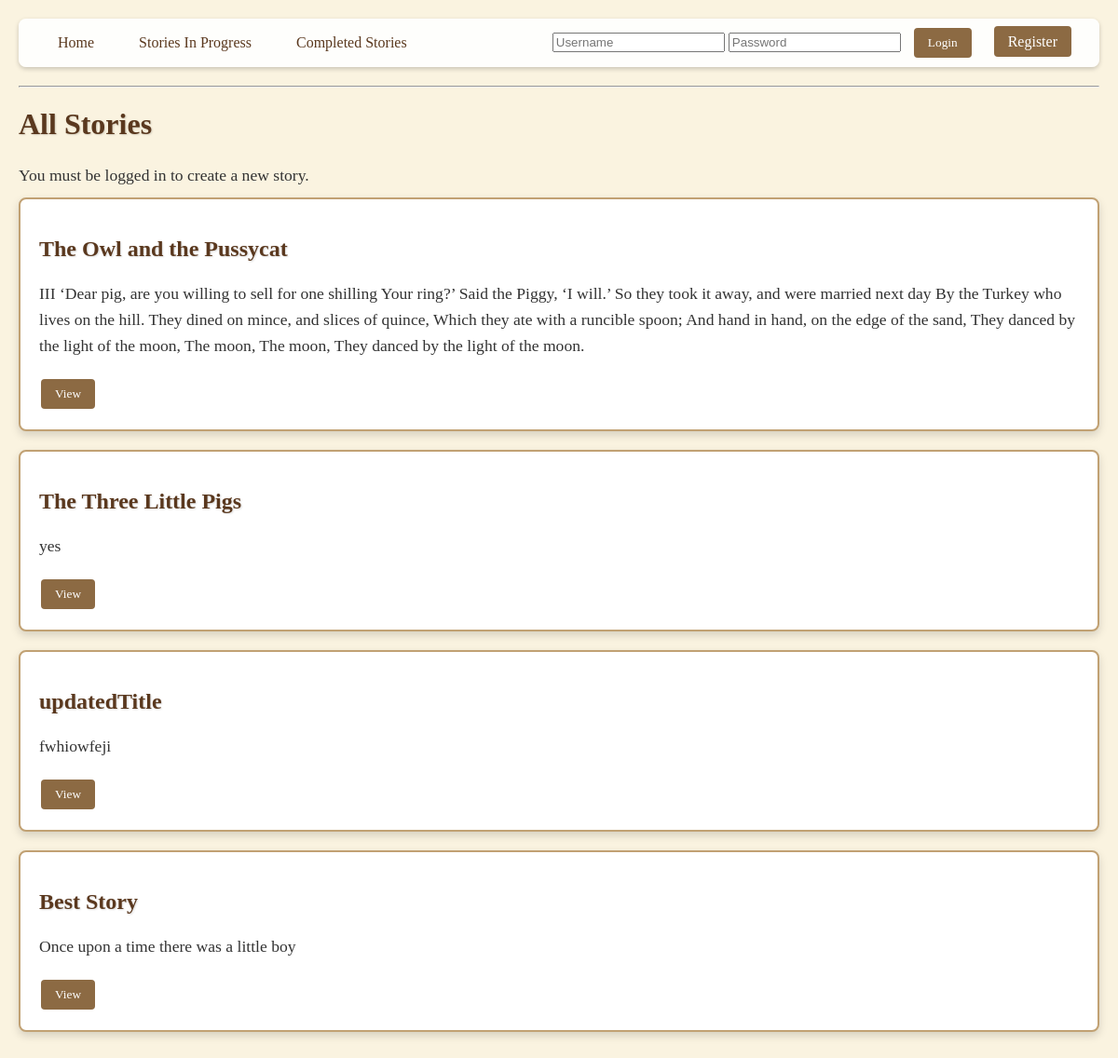
The page / on the database its author committed.
### tables this page shows
CREATE TABLE stories (
    id INTEGER PRIMARY KEY AUTOINCREMENT,
    title TEXT NOT NULL UNIQUE,
    status TEXT NOT NULL DEFAULT 'in_progress',
    creator_id INTEGER NOT NULL,
    FOREIGN KEY(creator_id) REFERENCES users(id)
);

CREATE TABLE edits (
    id INTEGER PRIMARY KEY AUTOINCREMENT,
    content TEXT NOT NULL,
    story_id INTEGER NOT NULL,
    user_id INTEGER NOT NULL,
    timestamp DATETIME NOT NULL,
    FOREIGN KEY(story_id) REFERENCES stories(id),
    FOREIGN KEY(user_id) REFERENCES users(id)
);

### __init__.py (the view)
@app.route('/')
def home():
    db = get_db()
    stories = db.execute("SELECT * FROM stories").fetchall()
    stories_with_edit = []
    for story in stories:
        last_edit = db.execute("SELECT * FROM edits WHERE story_id = ? ORDER BY timestamp DESC", (story['id'],)).fetchone()
        story_dict = dict(story)
        story_dict['last_edit'] = last_edit
        stories_with_edit.append(story_dict)
    return render_template('home.html', stories=stories_with_edit)

### __init__.py (called while the page is built)
def get_db():
    if 'db' not in g:
        g.db = sqlite3.connect(app.config['DATABASE'])
        g.db.row_factory = sqlite3.Row
    return g.db

def init_db():
    db = get_db()
    with app.open_resource('schema.sql') as f:
        db.executescript(f.read().decode('utf8'))
    db.commit()

@app.before_request
def ensure_tables():
    init_db()

@app.context_processor
def inject_helpers():
    return dict(has_contributed=lambda story, user: has_contributed(story['id'], user.id) if user and user.is_authenticated else False)

### templates/home.html (shortened to what this page needs)
<!DOCTYPE html>
<html lang="en">
<head>
</head>
<body>
{% extends "base.html" %}
{% block content %}
  <h1>All Stories</h1>
  {% if current_user.is_authenticated %}
    <div class="create-story-btn-container">
      <a href="{{ url_for('create_story') }}">
        <button class="btn">Create New Story</button>
      </a>
    </div>
  {% else %}
    <p>You must be logged in to create a new story.</p>
  {% endif %}
  <div>
    {% for story in stories %}
      <div class="card">
        <h2>{{ story.title }}</h2>
        {% if story.last_edit and story.last_edit.content|length > 0 %}
          {% if story.status == 'completed' or has_contributed(story, current_user) %}
            <p>{{ story.last_edit.content }}</p>
          {% else %}
            <p>{{ story.last_edit.content[:150] ~ ('...' if story.last_edit.content|length > 150 else '') }}</p>
          {% endif %}
        {% else %}
          <p>No content yet.</p>
        {% endif %}
        <div class="btn-group">
          <a href="{{ url_for('story_detail', story_id=story.id) }}"><button class="btn">View</button></a>
        </div>
      </div>
    {% endfor %}
  </div>
{% endblock %}

### templates/base.html (shortened to what this page needs)
<!DOCTYPE html>
<html lang="en">
<head>
  <link rel="stylesheet" href="{{ url_for('static', filename='styles.css') }}">
</head>
<body>
  <nav>
    <div class="nav-left">
      <a href="{{ url_for('home') }}">Home</a>
      <a href="{{ url_for('in_progress') }}">Stories In Progress</a>
      <a href="{{ url_for('completed') }}">Completed Stories</a>
    </div>
    <div class="nav-right">
      {% if current_user.is_authenticated %}
        <span>Hello, {{ current_user.username }}!</span>
        <form action="{{ url_for('logout') }}" method="GET" style="display:inline;">
          <button type="submit" class="btn">Logout</button>
        </form>
      {% else %}
        <form action="{{ url_for('login') }}" method="POST" style="display:inline;">
          <input type="text" name="username" placeholder="Username" required>
          <input type="password" name="password" placeholder="Password" required>
          <button type="submit" class="btn">Login</button>
        </form>
        <a href="{{ url_for('register') }}" class="btn">Register</a>
      {% endif %}
    </div>
  </nav>
  <hr>
  {% block content %}{% endblock %}
</body>
</html>

### static/styles.css (style rules this page uses)
body { background: url("https://www.transparenttextures.com/patterns/paper-fibers.png"), #faf3e0; background-size: cover; margin: 0; padding: 20px; font-family: "Merriweather", serif; color: #333; }
h1, h2 { font-family: "Cinzel Decorative", cursive; color: #5a381e; text-shadow: 1px 1px 2px rgba(0,0,0,0.15); }
p { margin: 0 0 10px; font-size: 1.1em; line-height: 1.6; }
nav { display: flex; justify-content: space-between; align-items: center; margin-bottom: 20px; background: rgba(255,255,255,0.9); padding: 10px 20px; border-radius: 8px; box-shadow: 0 2px 5px rgba(0, 0, 0, 0.2); }
.nav-left a, .nav-right a, .nav-right form button { color: #5a381e; text-decoration: none; margin: 0 10px; padding: 8px 12px; border-radius: 4px; transition: background 0.3s, transform 0.2s; }
.nav-right form button, .nav-right a.btn { background: #8c6a43; color: #fff; border: none; padding: 8px 15px; margin: 0 10px; border-radius: 4px; cursor: pointer; transition: background 0.3s, transform 0.2s; }
.btn { background: #8c6a43; color: #fff; border: none; padding: 8px 15px; margin: 2px; border-radius: 4px; cursor: pointer; transition: background 0.3s, transform 0.2s; font-family: inherit; }
.card { background: #fff; border: 2px solid #c1a173; border-image: url("https://www.transparenttextures.com/patterns/wood-pattern.png") 30 round; border-radius: 8px; box-shadow: 0 4px 10px rgba(0,0,0,0.15); padding: 20px; margin-bottom: 20px; transition: transform 0.2s, box-shadow 0.2s; }
.btn-group { margin-top: 10px; display: inline-block; }
.btn-group a, .btn-group button { margin-right: 5px; }

### rows shown on the page
stories: title "The Owl and the Pussycat", last_edit.content "III ‘Dear pig, are you willing to sell for one shilling Your ring?’ Said the Piggy, ‘I will.’ So they took it away, and were married next day By the Turkey who lives on the hill. They dined on mince, and slices of quince, Which they ate with a runcible spoon; And hand in hand, on the edge of the sand, They danced by the light of the moon, The moon, The moon, They danced by the light of the moon."
stories: title "The Three Little Pigs", last_edit.content "yes"
stories: title "updatedTitle", last_edit|length "fwhiowfeji"
stories: title "Best Story", last_edit|length "Once upon a time there was a little boy"
